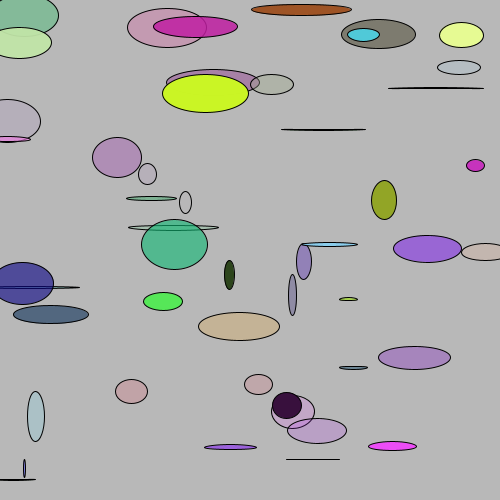
Frame 1 (no input)
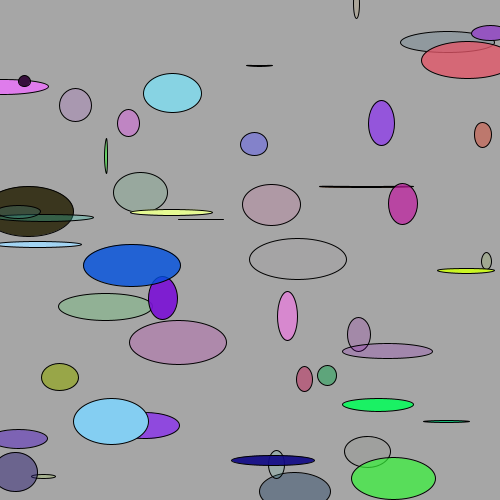
Frame 60 (the mouse pressed at the canvas centre just before this capture)
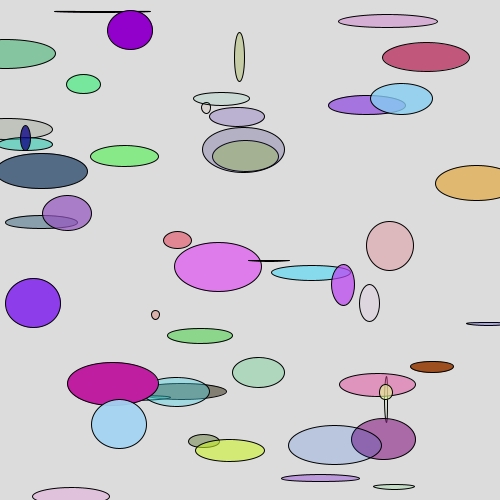
Frame 120 (the mouse held since frame 60 and released just before this capture)

The Processing sketch that drew these frames (run headless with seeded random() and noise(); from frame 60 on, the mouse is pressed at the canvas centre):

// Processing sketch: processing_147234
// ── processing_147234.pde

/*Car myCar1; 
Car myCar2; 
//Word myWord1; 
*/

int amt = 50; 
Car[] myCars = new Car [amt] ; //an array is square brackets

void setup () {
size (500,500); 
//myCar1 = new Car(); 
//myCar2 = new Car (); 
for (int i = 0; i < amt; i++) { 
myCars [i] = new Car (); 
}

}

void draw (){
background (random(255));


/*myCar1.display() ; 
myCar1.drive(); 
println(myCar1.x); //print out x location
myCar2.display() ; 
myCar2.drive(); 
*/

for (int i = 0; i < amt; i++) { 
myCars[i].display(); 
myCars[i].drive(); 

}


}

class Car{ 
 // beginning and ending curly bracket contains everything in the class file 
 
 //attribute 
float x ; // could be an int...
 float y; 
 float v; 
 color myColor; 
 //constructor - has to fill all the attributes 
 Car (){ 
   x = random(width); //every car you instantiate has its own x position - all at 0 now
   y = random (height); 
   v = random (1, 5); 
   myColor = color(random (255), random (255), random (255)); 
 }
 
 //methods 
void display() { 

fill (myColor, random (300)); 
ellipse (x, y, random (100), random (50)); 
}

void drive (){ 
  x=x+v; 
  if (x>width){ 
    x = 0; 
  }
    y=y+3; 
  if (y>height){ 
    y = 0; 
  }
} 
 
 }
